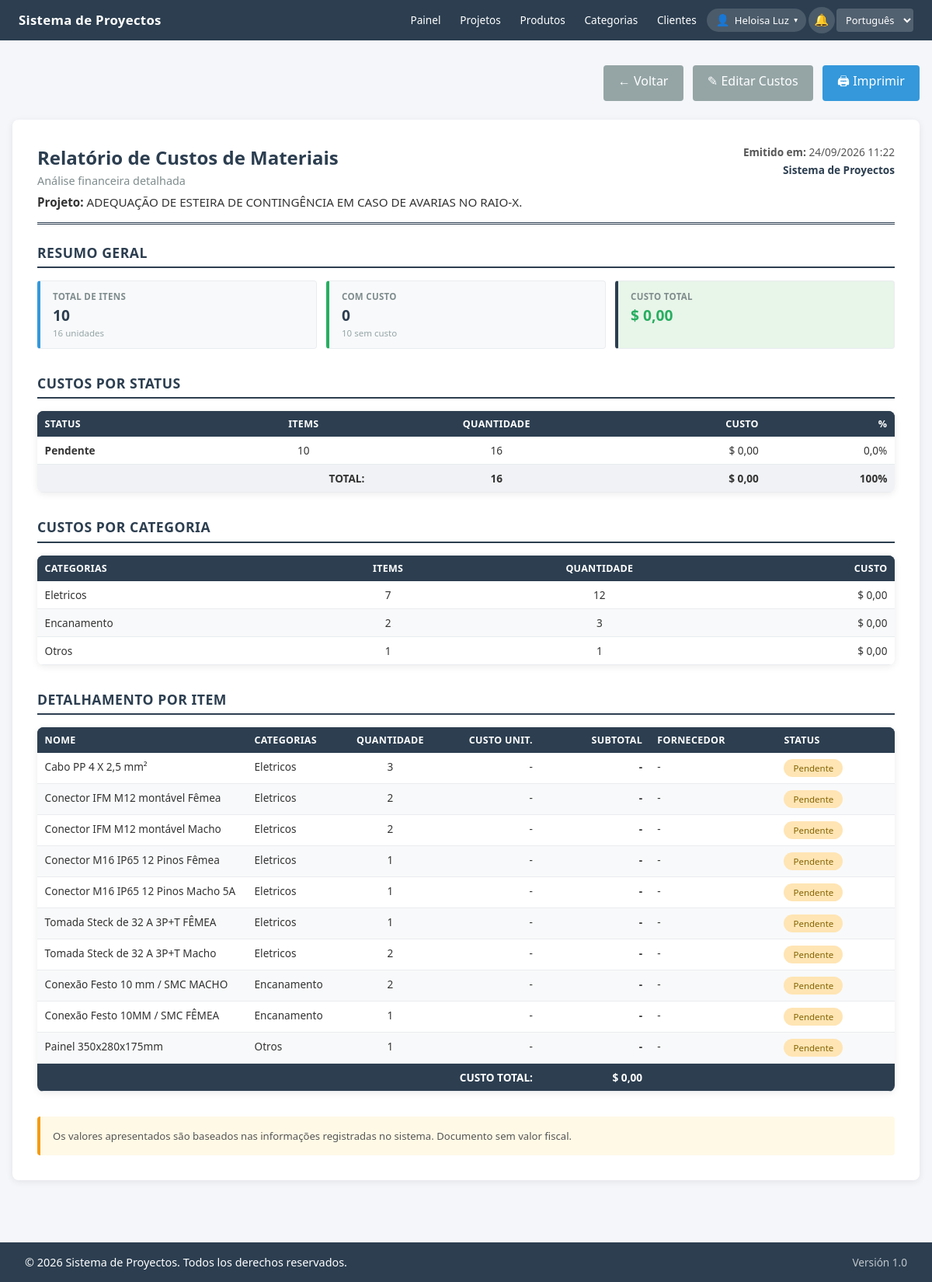
The app's page /modules/proyectos/reporte_costos.php?id=1 (signed in) with its own data.
### tables this page shows
CREATE TABLE `proyectos` (
  `id` int(11) NOT NULL,
  `nombre` varchar(200) NOT NULL,
  `descripcion` text DEFAULT NULL,
  `fecha_inicio` date NOT NULL,
  `fecha_fin` date NOT NULL,
  `fecha_aprobacion` date DEFAULT NULL,
  `orden_compra` varchar(50) DEFAULT NULL,
  `estado` enum('solicitado','orçado','pendente_aprovacion_cliente','aprovado_cliente','espera_orden_compra','comprando_materiales','elaboracion','terminado','pendiente_cobro_cliente','finalizado') DEFAULT 'solicitado',
  `usuario_creacion` int(11) DEFAULT NULL,
  `fecha_creacion` timestamp NOT NULL DEFAULT current_timestamp()
);

CREATE TABLE `categorias` (
  `id` int(11) NOT NULL,
  `nombre` varchar(100) NOT NULL,
  `descripcion` text DEFAULT NULL,
  `activo` tinyint(1) DEFAULT 1,
  `fecha_creacion` timestamp NOT NULL DEFAULT current_timestamp()
);

CREATE TABLE `items_proyecto` (
  `id` int(11) NOT NULL,
  `proyecto_id` int(11) NOT NULL,
  `producto_id` int(11) DEFAULT NULL,
  `nombre_item` varchar(200) NOT NULL,
  `descripcion` text DEFAULT NULL,
  `cantidad` int(11) NOT NULL,
  `costo_unitario` decimal(15,2) DEFAULT NULL,
  `moneda` varchar(3) DEFAULT 'USD',
  `proveedor` varchar(200) DEFAULT NULL,
  `numero_factura` varchar(100) DEFAULT NULL,
  `fecha_compra` date DEFAULT NULL,
  `unidad_medida` varchar(50) DEFAULT NULL,
  `especificaciones` text DEFAULT NULL,
  `estado` enum('solicitado','pendiente','stock','cotacion','orçado','pendiente_pago','comprado_llegar','llego','entregado','recibido') DEFAULT 'solicitado',
  `entregado_por` int(11) DEFAULT NULL,
  `fecha_entrega` datetime DEFAULT NULL,
  `recibido_por` int(11) DEFAULT NULL,
  `fecha_recepcion` datetime DEFAULT NULL,
  `fecha_requerida` date NOT NULL,
  `fecha_creacion` timestamp NOT NULL DEFAULT current_timestamp()
);

### modules/proyectos/reporte_costos.php (the view, shortened to what the rows shown need)
<?php
$db = Database::getInstance()->getConnection();
$proyecto_id = $_GET['id'] ?? 0;
$stmt = $db->prepare("SELECT p.*, u.nombre_completo as creador
                      FROM proyectos p
                      LEFT JOIN usuarios u ON p.usuario_creacion = u.id
                      WHERE p.id = ?");
$stmt->execute([$proyecto_id]);
$proyecto = $stmt->fetch();
$stmt = $db->prepare("SELECT i.*,
                             p.nombre as producto_nombre,
                             c.nombre as categoria_nombre
                      FROM items_proyecto i
                      LEFT JOIN productos p ON i.producto_id = p.id
                      LEFT JOIN categorias c ON p.categoria_id = c.id
                      WHERE i.proyecto_id = ?
                      ORDER BY c.nombre ASC, i.nombre_item ASC");
$stmt->execute([$proyecto_id]);
$items = $stmt->fetchAll();
$estadisticas = calcularEstadisticasProyecto($items);
$estados_item = getEstadosItem();
$monedas_usadas = [];
$monedas_usadas = array_keys($monedas_usadas);
$moneda_principal = !empty($monedas_usadas) ? $monedas_usadas[0] : 'USD';
?>
<!DOCTYPE html>
<html lang="<?php echo $_SESSION['idioma'] ?? 'es'; ?>">
<head>
    <link rel="stylesheet" href="../../assets/css/style.css">
    <link rel="stylesheet" href="../../assets/css/reportes.css">
    <link rel="stylesheet" href="../../assets/css/footer.css">
</head>
<body>
    <?php include '../../includes/header.php'; ?>
    <div class="container">
        <div class="reporte-container">
            <?php renderEncabezadoReporte(
                $_SESSION['idioma'] == 'pt' ? 'Relatório de Custos de Materiais' : 'Reporte de Costos de Materiales',
                $_SESSION['idioma'] == 'pt' ? 'Análise financeira detalhada' : 'Análisis financiero detallado',
                $proyecto
            ); ?>
            <div class="reporte-seccion">
                <h2><?php echo $_SESSION['idioma'] == 'pt' ? 'Resumo Geral' : 'Resumen General'; ?></h2>
            </div>
            <div class="reporte-seccion">
                <h2><?php echo $_SESSION['idioma'] == 'pt' ? 'Custos por Status' : 'Costos por Estado'; ?></h2>
                <table class="tabla-reporte">
                    <thead>
                        <tr>
                            <th><?php echo traducir('Estado'); ?></th>
                            <th class="text-center">Items</th>
                            <th class="text-center"><?php echo traducir('Cantidad'); ?></th>
                            <th class="text-right"><?php echo $_SESSION['idioma'] == 'pt' ? 'Custo' : 'Costo'; ?></th>
                            <th class="text-right">%</th>
                        </tr>
                    </thead>
                </table>
            </div>
            <?php if (!empty($estadisticas['por_categoria'])): ?>
            <div class="reporte-seccion">
                <h2><?php echo $_SESSION['idioma'] == 'pt' ? 'Custos por Categoria' : 'Costos por Categoría'; ?></h2>
                <table class="tabla-reporte">
                    <thead>
                        <tr>
                            <th><?php echo traducir('Categorias'); ?></th>
                            <th class="text-center">Items</th>
                            <th class="text-center"><?php echo traducir('Cantidad'); ?></th>
                            <th class="text-right"><?php echo $_SESSION['idioma'] == 'pt' ? 'Custo' : 'Costo'; ?></th>
                        </tr>
                    </thead>
                    <tbody>
                        <?php
                        uasort($estadisticas['por_categoria'], fn($a, $b) => $b['costo'] <=> $a['costo']);
                        foreach ($estadisticas['por_categoria'] as $cat => $datos):
                        ?>
                            <tr>
                                <td><?php echo htmlspecialchars($cat); ?></td>
                                <td class="text-center"><?php echo $datos['items']; ?></td>
                                <td class="text-center"><?php echo $datos['cantidad']; ?></td>
                                <td class="text-right"><?php echo formatearMoneda($datos['costo'], $moneda_principal); ?></td>
                            </tr>
                        <?php endforeach; ?>
                    </tbody>
                </table>
            </div>
            <?php endif; ?>
            <div class="reporte-seccion">
                <h2><?php echo $_SESSION['idioma'] == 'pt' ? 'Detalhamento por Item' : 'Detalle por Item'; ?></h2>
                <table class="tabla-reporte">
                    <thead>
                        <tr>
                            <th style="width:25%;"><?php echo traducir('Nombre'); ?></th>
                            <th style="width:12%;"><?php echo traducir('Categorias'); ?></th>
                            <th class="text-center" style="width:8%;"><?php echo traducir('Cantidad'); ?></th>
                            <th class="text-right" style="width:13%;"><?php echo $_SESSION['idioma'] == 'pt' ? 'Custo Unit.' : 'Costo Unit.'; ?></th>
                            <th class="text-right" style="width:13%;"><?php echo $_SESSION['idioma'] == 'pt' ? 'Subtotal' : 'Subtotal'; ?></th>
                            <th style="width:15%;"><?php echo $_SESSION['idioma'] == 'pt' ? 'Fornecedor' : 'Proveedor'; ?></th>
                            <th style="width:14%;"><?php echo traducir('Estado'); ?></th>
                        </tr>
                    </thead>
                    <tbody>
                        <?php
                        foreach ($items as $item):
                            $tiene_costo = !empty($item['costo_unitario']);
                            $subtotal = $tiene_costo ? $item['costo_unitario'] * $item['cantidad'] : 0;
                        ?>
                            <tr>
                                <td><?php echo htmlspecialchars($item['nombre_item']); ?></td>
                                <td><?php echo htmlspecialchars($item['categoria_nombre'] ?? '-'); ?></td>
                                <td class="text-center"><?php echo $item['cantidad']; ?></td>
                                <td class="text-right">
                                    <?php echo $tiene_costo ? formatearMoneda($item['costo_unitario'], $item['moneda']) : '-'; ?>
                                </td>
                                <td class="text-right">
                                    <strong><?php echo $tiene_costo ? formatearMoneda($subtotal, $item['moneda']) : '-'; ?></strong>
                                </td>
                                <td><?php echo htmlspecialchars($item['proveedor'] ?? '-'); ?></td>
                                <td>
                                    <span class="estado-badge estado-<?php echo $item['estado']; ?>" style="font-size:0.72rem;">
                                        <?php echo $estados_item[$item['estado']] ?? $item['estado']; ?>
                                    </span>
                                </td>
                            </tr>
                        <?php endforeach; ?>
                    </tbody>
                </table>
            </div>
        </div>
    </div>
    <?php include '../../includes/footer.php'; ?>
</body>
</html>

### includes/reportes_helper.php (shortened to what the rows shown need)
<?php
function formatearMoneda($valor, $moneda = 'USD') {
    $simbolos = [
        'USD' => '$',
        'BRL' => 'R$',
        'EUR' => '€',
        'ARS' => '$',
        'PYG' => '₲',
        'UYU' => '$U',
    ];
    $simbolo = $simbolos[$moneda] ?? $moneda . ' ';
    return $simbolo . ' ' . number_format((float)$valor, 2, ',', '.');
}
function calcularEstadisticasProyecto($items) {
    $total_items = count($items);
    $total_cantidad = 0;
    $total_costo = 0;
    $items_con_costo = 0;
    $items_completados = 0;
    $items_en_proceso = 0;
    $por_estado = [];
    $por_categoria = [];
    $estados_finales = ['entregado', 'recibido'];
    $estados_pendientes = ['solicitado', 'pendiente', 'cotacion', 'orçado',
                           'pendiente_pago', 'comprado_llegar', 'llego', 'stock'];
    foreach ($items as $item) {
        $total_cantidad += (int)$item['cantidad'];
        $costo = (float)($item['costo_unitario'] ?? 0);
        if (in_array($item['estado'], $estados_finales)) {
            $items_completados++;
        } elseif (in_array($item['estado'], $estados_pendientes)) {
            $items_en_proceso++;
        }
        $estado = $item['estado'];
        if (!isset($por_estado[$estado])) {
            $por_estado[$estado] = ['cantidad' => 0, 'items' => 0, 'costo' => 0];
        }
        $por_estado[$estado]['items']++;
        $por_estado[$estado]['cantidad'] += (int)$item['cantidad'];
        $por_estado[$estado]['costo'] += $costo * (int)$item['cantidad'];
        $cat = $item['categoria_nombre'] ?? 'Sin categoría';
        if (!isset($por_categoria[$cat])) {
            $por_categoria[$cat] = ['cantidad' => 0, 'items' => 0, 'costo' => 0];
        }
        $por_categoria[$cat]['items']++;
        $por_categoria[$cat]['cantidad'] += (int)$item['cantidad'];
        $por_categoria[$cat]['costo'] += $costo * (int)$item['cantidad'];
    }
    $porcentaje_completado = $total_items > 0
        ? round(($items_completados / $total_items) * 100, 1)
        : 0;
    return [
        'total_items'              => $total_items,
        'total_cantidad'           => $total_cantidad,
        'total_costo'              => $total_costo,
        'items_con_costo'          => $items_con_costo,
        'items_sin_costo'          => $total_items - $items_con_costo,
        'items_completados'        => $items_completados,
        'items_en_proceso'         => $items_en_proceso,
        'porcentaje_completado'    => $porcentaje_completado,
        'por_estado'               => $por_estado,
        'por_categoria'            => $por_categoria,
    ];
}
function renderEncabezadoReporte($titulo, $subtitulo = '', $proyecto = null) {
    $idioma = $_SESSION['idioma'] ?? 'es';
    ?>
    <div class="reporte-header">
        <div class="reporte-header-left">
            <h1><?php echo htmlspecialchars($titulo); ?></h1>
            <?php if ($subtitulo): ?>
                <p class="reporte-subtitulo"><?php echo htmlspecialchars($subtitulo); ?></p>
            <?php endif; ?>
            <?php if ($proyecto): ?>
                <div class="reporte-proyecto">
                    <strong><?php echo $idioma === 'pt' ? 'Projeto' : 'Proyecto'; ?>:</strong>
                    <?php echo htmlspecialchars($proyecto['nombre']); ?>
                </div>
            <?php endif; ?>
        </div>
    </div>
    <?php
}

### records on screen
proyectos: nombre "ADEQUAÇÃO DE ESTEIRA DE CONTINGÊNCIA EM CASO DE AVARIAS NO RAIO-X."
categorias: nombre "Otros"
items_proyecto: nombre_item "Cabo PP 4 X 2,5 mm²", categorias.nombre "Eletricos", cantidad "3", proveedor "-", estado "Pendente"
items_proyecto: nombre_item "Conector IFM M12 montável Fêmea", categorias.nombre "Eletricos", cantidad "2", proveedor "-", estado "Pendente"
items_proyecto: nombre_item "Conector IFM M12 montável Macho", categorias.nombre "Eletricos", cantidad "2", proveedor "-", estado "Pendente"
items_proyecto: nombre_item "Conector M16 IP65 12 Pinos Fêmea", categorias.nombre "Eletricos", cantidad "1", proveedor "-", estado "Pendente"
items_proyecto: nombre_item "Conector M16 IP65 12 Pinos Macho 5A", categorias.nombre "Eletricos", cantidad "1", proveedor "-", estado "Pendente"
items_proyecto: nombre_item "Tomada Steck de 32 A 3P+T FÊMEA", categorias.nombre "Eletricos", cantidad "1", proveedor "-", estado "Pendente"
items_proyecto: nombre_item "Tomada Steck de 32 A 3P+T Macho", categorias.nombre "Eletricos", cantidad "2", proveedor "-", estado "Pendente"
items_proyecto: nombre_item "Conexão Festo 10 mm / SMC MACHO", categorias.nombre "Encanamento", cantidad "2", proveedor "-", estado "Pendente"
items_proyecto: nombre_item "Conexão Festo 10MM / SMC FÊMEA", categorias.nombre "Encanamento", cantidad "1", proveedor "-", estado "Pendente"
items_proyecto: nombre_item "Painel 350x280x175mm", categorias.nombre "Otros", cantidad "1", proveedor "-", estado "Pendente"

### other values on screen
traducir('Dashboard') "Painel"
traducir('Proyectos') "Projetos"
traducir('Productos') "Produtos"
traducir('Categorias') "Categorias"
$_SESSION['nombre_completo'] "Heloisa Luz"
traducir('Volver') "Voltar"
$titulo "Relatório de Custos de Materiais"
$subtitulo "Análise financeira detalhada"
$estadisticas['total_items'] "10"
$estadisticas['total_cantidad'] "16"
$estadisticas['items_con_costo'] "0"
$estadisticas['items_sin_costo'] "10"
formatearMoneda($estadisticas['total_costo'], $moneda_principal) "$ 0,00"
traducir('Estado') "STATUS"
traducir('Cantidad') "QUANTIDADE"
